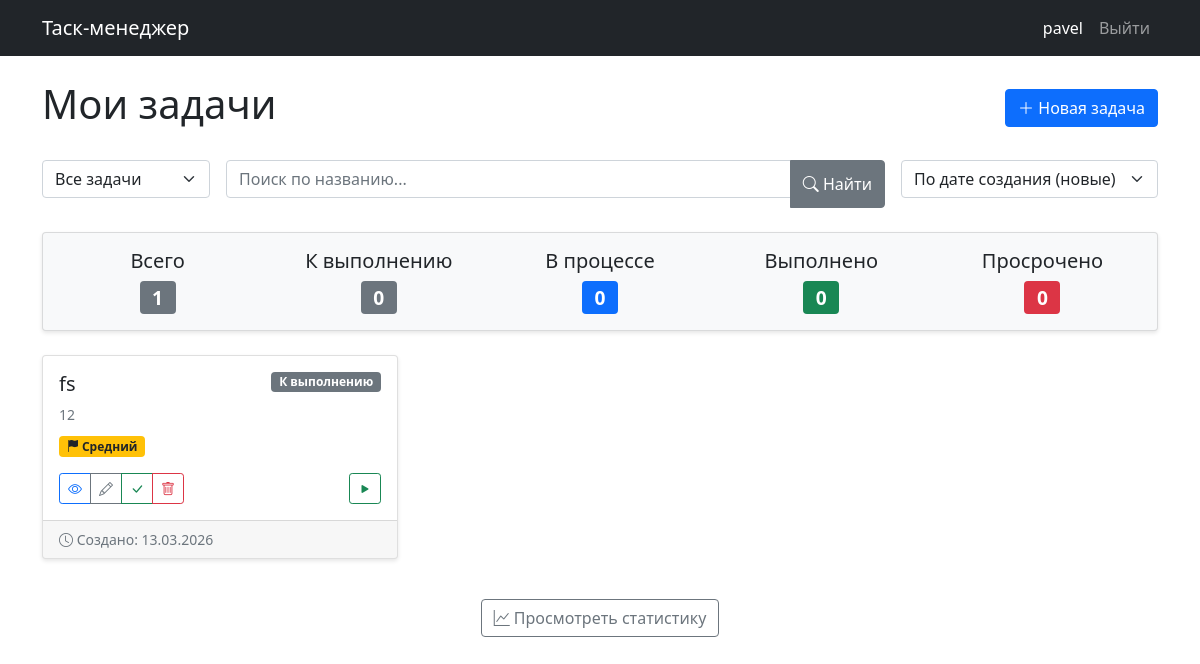
The app's page / (signed in), older data.
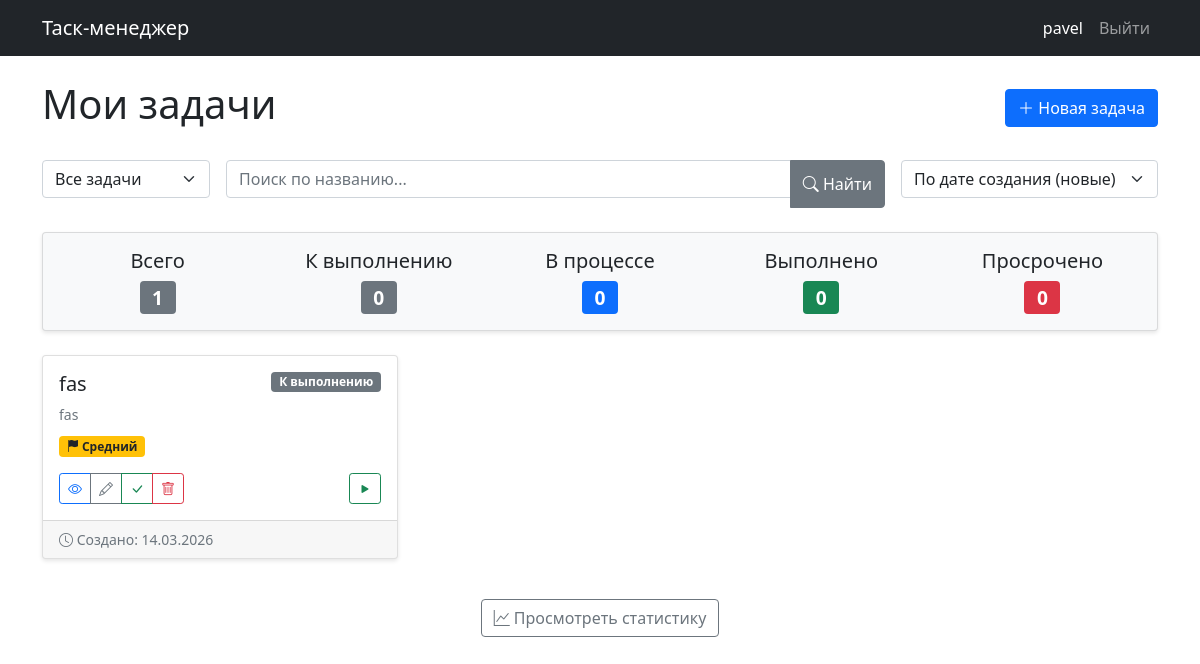
The same page, newer data.
### tasks/models.py (models this page shows, shortened)
class Task(models.Model):
    PRIORITY_CHOICES = [
        ('low', 'Низкий'),
        ('medium', 'Средний'),
        ('high', 'Высокий'),
    ]
    STATUS_CHOICES = [
        ('todo', 'К выполнению'),
        ('in_progress', 'В процессе'),
        ('done', 'Выполнено'),
    ]
    title = models.CharField('Название', max_length=200)
    description = models.TextField('Описание', blank=True)
    created_date = models.DateTimeField('Дата создания', auto_now_add=True)
    due_date = models.DateTimeField('Срок выполнения', null=True, blank=True)
    start_time = models.DateTimeField('Время начала', null=True, blank=True)
    end_time = models.DateTimeField('Время окончания', null=True, blank=True)
    priority = models.CharField('Приоритет', max_length=10, choices=PRIORITY_CHOICES, default='medium')
    status = models.CharField('Статус', max_length=20, choices=STATUS_CHOICES, default='todo')
    user = models.ForeignKey(User, on_delete=models.CASCADE, verbose_name='Пользователь', related_name='tasks')
    class Meta:
        ordering = ['-created_date']
        verbose_name = 'Задача'
        verbose_name_plural = 'Задачи'
    def can_start(self):
        return self.status == 'todo' and not self.start_time
    def can_complete(self):
        return self.status == 'in_progress' and self.start_time and not self.end_time

### tasks/views.py (the view)
# urls.py: path('', views.task_list, name='task_list'),
@login_required
def task_list(request):
    tasks = Task.objects.filter(user=request.user)
    status_filter = request.GET.get('status', 'all')
    if status_filter != 'all':
        tasks = tasks.filter(status=status_filter)
    search_query = request.GET.get('search', '')
    if search_query:
        tasks = tasks.filter(title__icontains=search_query)
    sort_by = request.GET.get('sort', '-created_date')
    tasks = tasks.order_by(sort_by)
    todo_count = tasks.filter(status='todo').count()
    in_progress_count = tasks.filter(status='in_progress').count()
    done_count = tasks.filter(status='done').count()
    overdue_count = tasks.filter(
        status__in=['todo', 'in_progress'],
        due_date__lt=timezone.now()
    ).count()
    context = {
        'tasks': tasks,
        'status_filter': status_filter,
        'search_query': search_query,
        'sort_by': sort_by,
        'now': timezone.now(),
        'todo_count': todo_count,
        'in_progress_count': in_progress_count,
        'done_count': done_count,
        'overdue_count': overdue_count,
    }
    return render(request, 'tasks/task_list.html', context)

### tasks/templates/tasks/task_list.html (shortened to what the changed rows need)
{% extends 'base.html' %}
{% block content %}
<div class="d-flex justify-content-between align-items-center mb-4">
    <h1>Мои задачи</h1>
</div>
<div class="row">
    {% for task in tasks %}
        <div class="col-md-6 col-lg-4 mb-3">
            <div class="card h-100 {% if task.status == 'done' %}bg-light{% endif %}">
                <div class="card-body">
                    <div class="d-flex justify-content-between align-items-start mb-2">
                        <h5 class="card-title mb-0">
                            <a href="{% url 'task_detail' task.id %}" class="text-decoration-none text-dark">
                                {{ task.title|truncatechars:30 }}
                            </a>
                        </h5>
                        <span class="badge {% if task.status == 'done' %}bg-success{% elif task.status == 'in_progress' %}bg-primary{% else %}bg-secondary{% endif %}">
                            {{ task.get_status_display }}
                        </span>
                    </div>
                    <p class="card-text text-muted small mb-2">
                        {{ task.description|truncatechars:80 }}
                    </p>
                    <div class="mb-2">
                        <span class="badge {% if task.priority == 'high' %}bg-danger{% elif task.priority == 'medium' %}bg-warning text-dark{% else %}bg-info text-dark{% endif %} me-1">
                            <i class="bi bi-flag-fill"></i> {{ task.get_priority_display }}
                        </span>
                    </div>
                    <div class="mt-3 d-flex justify-content-between align-items-center">
                        <div class="btn-group btn-group-sm" role="group">
                            <a href="{% url 'task_detail' task.id %}" class="btn btn-outline-primary" title="Просмотр">
                                <i class="bi bi-eye"></i>
                            </a>
                            <a href="{% url 'task_update' task.id %}" class="btn btn-outline-secondary" title="Редактировать">
                                <i class="bi bi-pencil"></i>
                            </a>
                            {% if task.status != 'done' %}
                                <a href="{% url 'task_complete' task.id %}" class="btn btn-outline-success" title="Отметить выполненным">
                                    <i class="bi bi-check-lg"></i>
                                </a>
                            {% endif %}
                            <a href="{% url 'task_delete' task.id %}" class="btn btn-outline-danger" title="Удалить">
                                <i class="bi bi-trash"></i>
                            </a>
                        </div>
                        <div class="btn-group btn-group-sm" role="group">
                            {% if task.can_start %}
                                <a href="{% url 'task_start' task.id %}" class="btn btn-outline-success" title="Начать выполнение">
                                    <i class="bi bi-play-fill"></i>
                                </a>
                            {% endif %}
                        </div>
                    </div>
                </div>
                <div class="card-footer text-muted small">
                    <div class="d-flex justify-content-between">
                        <span>
                            <i class="bi bi-clock"></i>
                            Создано: {{ task.created_date|date:"d.m.Y" }}
                        </span>
                    </div>
                </div>
            </div>
        </div>
    {% endfor %}
</div>
{% endblock %}

Row changes from the older to the newer data that the page shows:
changed Task "К выполнению": title "fs" → "fas"; description "12" → "fas"; created_date "13.03.2026" → "14.03.2026"
